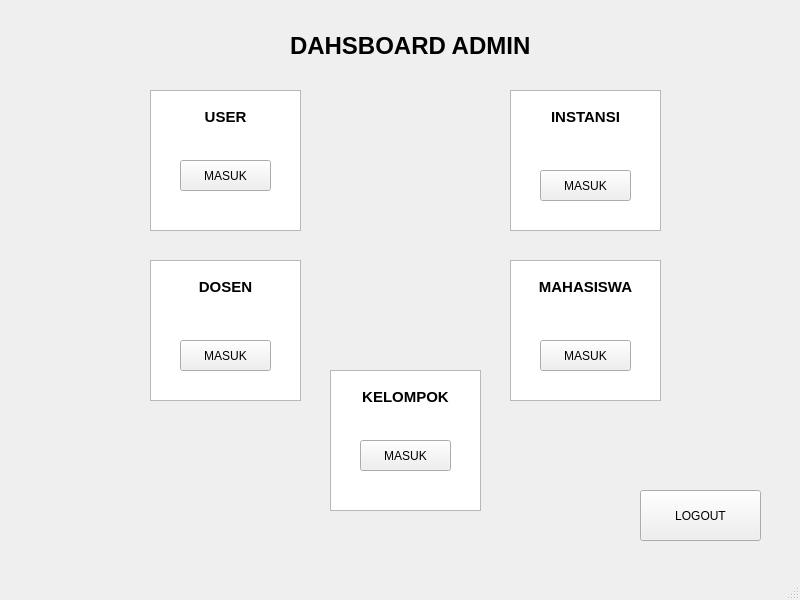
<?xml version="1.0" encoding="UTF-8"?>
<ui version="4.0">
 <class>MainWindow</class>
 <widget class="QMainWindow" name="MainWindow">
  <property name="geometry">
   <rect>
    <x>0</x>
    <y>0</y>
    <width>800</width>
    <height>600</height>
   </rect>
  </property>
  <property name="windowTitle">
   <string>MainWindow</string>
  </property>
  <widget class="QWidget" name="centralwidget">
   <widget class="QPushButton" name="pushButton_logout">
    <property name="geometry">
     <rect>
      <x>640</x>
      <y>490</y>
      <width>121</width>
      <height>51</height>
     </rect>
    </property>
    <property name="text">
     <string>LOGOUT</string>
    </property>
   </widget>
   <widget class="QTextEdit" name="textEdit_3">
    <property name="geometry">
     <rect>
      <x>150</x>
      <y>260</y>
      <width>151</width>
      <height>141</height>
     </rect>
    </property>
    <property name="html">
     <string>&lt;!DOCTYPE HTML PUBLIC &quot;-//W3C//DTD HTML 4.0//EN&quot; &quot;http://www.w3.org/TR/REC-html40/strict.dtd&quot;&gt;
&lt;html&gt;&lt;head&gt;&lt;meta name=&quot;qrichtext&quot; content=&quot;1&quot; /&gt;&lt;style type=&quot;text/css&quot;&gt;
p, li { white-space: pre-wrap; }
&lt;/style&gt;&lt;/head&gt;&lt;body style=&quot; font-family:'MS Shell Dlg 2'; font-size:8.25pt; font-weight:400; font-style:normal;&quot;&gt;
&lt;p align=&quot;center&quot; style=&quot;-qt-paragraph-type:empty; margin-top:0px; margin-bottom:0px; margin-left:0px; margin-right:0px; -qt-block-indent:0; text-indent:0px;&quot;&gt;&lt;br /&gt;&lt;/p&gt;
&lt;p align=&quot;center&quot; style=&quot; margin-top:0px; margin-bottom:0px; margin-left:0px; margin-right:0px; -qt-block-indent:0; text-indent:0px;&quot;&gt;&lt;span style=&quot; font-size:11pt; font-weight:600;&quot;&gt;DOSEN&lt;/span&gt;&lt;/p&gt;&lt;/body&gt;&lt;/html&gt;</string>
    </property>
   </widget>
   <widget class="QTextEdit" name="textEdit_4">
    <property name="geometry">
     <rect>
      <x>510</x>
      <y>260</y>
      <width>151</width>
      <height>141</height>
     </rect>
    </property>
    <property name="html">
     <string>&lt;!DOCTYPE HTML PUBLIC &quot;-//W3C//DTD HTML 4.0//EN&quot; &quot;http://www.w3.org/TR/REC-html40/strict.dtd&quot;&gt;
&lt;html&gt;&lt;head&gt;&lt;meta name=&quot;qrichtext&quot; content=&quot;1&quot; /&gt;&lt;style type=&quot;text/css&quot;&gt;
p, li { white-space: pre-wrap; }
&lt;/style&gt;&lt;/head&gt;&lt;body style=&quot; font-family:'MS Shell Dlg 2'; font-size:8.25pt; font-weight:400; font-style:normal;&quot;&gt;
&lt;p align=&quot;center&quot; style=&quot;-qt-paragraph-type:empty; margin-top:0px; margin-bottom:0px; margin-left:0px; margin-right:0px; -qt-block-indent:0; text-indent:0px;&quot;&gt;&lt;br /&gt;&lt;/p&gt;
&lt;p align=&quot;center&quot; style=&quot; margin-top:0px; margin-bottom:0px; margin-left:0px; margin-right:0px; -qt-block-indent:0; text-indent:0px;&quot;&gt;&lt;span style=&quot; font-size:11pt; font-weight:600;&quot;&gt;MAHASISWA&lt;/span&gt;&lt;/p&gt;&lt;/body&gt;&lt;/html&gt;</string>
    </property>
   </widget>
   <widget class="QTextEdit" name="textEdit">
    <property name="geometry">
     <rect>
      <x>150</x>
      <y>90</y>
      <width>151</width>
      <height>141</height>
     </rect>
    </property>
    <property name="html">
     <string>&lt;!DOCTYPE HTML PUBLIC &quot;-//W3C//DTD HTML 4.0//EN&quot; &quot;http://www.w3.org/TR/REC-html40/strict.dtd&quot;&gt;
&lt;html&gt;&lt;head&gt;&lt;meta name=&quot;qrichtext&quot; content=&quot;1&quot; /&gt;&lt;style type=&quot;text/css&quot;&gt;
p, li { white-space: pre-wrap; }
&lt;/style&gt;&lt;/head&gt;&lt;body style=&quot; font-family:'MS Shell Dlg 2'; font-size:8.25pt; font-weight:400; font-style:normal;&quot;&gt;
&lt;p align=&quot;center&quot; style=&quot;-qt-paragraph-type:empty; margin-top:0px; margin-bottom:0px; margin-left:0px; margin-right:0px; -qt-block-indent:0; text-indent:0px;&quot;&gt;&lt;br /&gt;&lt;/p&gt;
&lt;p align=&quot;center&quot; style=&quot; margin-top:0px; margin-bottom:0px; margin-left:0px; margin-right:0px; -qt-block-indent:0; text-indent:0px;&quot;&gt;&lt;span style=&quot; font-size:11pt; font-weight:600;&quot;&gt;USER&lt;/span&gt;&lt;/p&gt;&lt;/body&gt;&lt;/html&gt;</string>
    </property>
   </widget>
   <widget class="QLabel" name="label_7">
    <property name="geometry">
     <rect>
      <x>290</x>
      <y>30</y>
      <width>251</width>
      <height>31</height>
     </rect>
    </property>
    <property name="font">
     <font>
      <pointsize>18</pointsize>
      <weight>75</weight>
      <bold>true</bold>
     </font>
    </property>
    <property name="text">
     <string>DAHSBOARD ADMIN</string>
    </property>
   </widget>
   <widget class="QTextEdit" name="textEdit_2">
    <property name="geometry">
     <rect>
      <x>510</x>
      <y>90</y>
      <width>151</width>
      <height>141</height>
     </rect>
    </property>
    <property name="html">
     <string>&lt;!DOCTYPE HTML PUBLIC &quot;-//W3C//DTD HTML 4.0//EN&quot; &quot;http://www.w3.org/TR/REC-html40/strict.dtd&quot;&gt;
&lt;html&gt;&lt;head&gt;&lt;meta name=&quot;qrichtext&quot; content=&quot;1&quot; /&gt;&lt;style type=&quot;text/css&quot;&gt;
p, li { white-space: pre-wrap; }
&lt;/style&gt;&lt;/head&gt;&lt;body style=&quot; font-family:'MS Shell Dlg 2'; font-size:8.25pt; font-weight:400; font-style:normal;&quot;&gt;
&lt;p align=&quot;center&quot; style=&quot;-qt-paragraph-type:empty; margin-top:0px; margin-bottom:0px; margin-left:0px; margin-right:0px; -qt-block-indent:0; text-indent:0px;&quot;&gt;&lt;br /&gt;&lt;/p&gt;
&lt;p align=&quot;center&quot; style=&quot; margin-top:0px; margin-bottom:0px; margin-left:0px; margin-right:0px; -qt-block-indent:0; text-indent:0px;&quot;&gt;&lt;span style=&quot; font-size:11pt; font-weight:600;&quot;&gt;INSTANSI&lt;/span&gt;&lt;/p&gt;&lt;/body&gt;&lt;/html&gt;</string>
    </property>
   </widget>
   <widget class="QPushButton" name="pushButton_user">
    <property name="geometry">
     <rect>
      <x>180</x>
      <y>160</y>
      <width>91</width>
      <height>31</height>
     </rect>
    </property>
    <property name="text">
     <string>MASUK</string>
    </property>
   </widget>
   <widget class="QPushButton" name="pushButton_instansi">
    <property name="geometry">
     <rect>
      <x>540</x>
      <y>170</y>
      <width>91</width>
      <height>31</height>
     </rect>
    </property>
    <property name="text">
     <string>MASUK</string>
    </property>
   </widget>
   <widget class="QPushButton" name="pushButton_dosen">
    <property name="geometry">
     <rect>
      <x>180</x>
      <y>340</y>
      <width>91</width>
      <height>31</height>
     </rect>
    </property>
    <property name="text">
     <string>MASUK</string>
    </property>
   </widget>
   <widget class="QPushButton" name="pushButton_mahasiswa">
    <property name="geometry">
     <rect>
      <x>540</x>
      <y>340</y>
      <width>91</width>
      <height>31</height>
     </rect>
    </property>
    <property name="text">
     <string>MASUK</string>
    </property>
   </widget>
   <widget class="QTextEdit" name="textEdit_5">
    <property name="geometry">
     <rect>
      <x>330</x>
      <y>370</y>
      <width>151</width>
      <height>141</height>
     </rect>
    </property>
    <property name="html">
     <string>&lt;!DOCTYPE HTML PUBLIC &quot;-//W3C//DTD HTML 4.0//EN&quot; &quot;http://www.w3.org/TR/REC-html40/strict.dtd&quot;&gt;
&lt;html&gt;&lt;head&gt;&lt;meta name=&quot;qrichtext&quot; content=&quot;1&quot; /&gt;&lt;style type=&quot;text/css&quot;&gt;
p, li { white-space: pre-wrap; }
&lt;/style&gt;&lt;/head&gt;&lt;body style=&quot; font-family:'MS Shell Dlg 2'; font-size:8.25pt; font-weight:400; font-style:normal;&quot;&gt;
&lt;p align=&quot;center&quot; style=&quot;-qt-paragraph-type:empty; margin-top:0px; margin-bottom:0px; margin-left:0px; margin-right:0px; -qt-block-indent:0; text-indent:0px;&quot;&gt;&lt;br /&gt;&lt;/p&gt;
&lt;p align=&quot;center&quot; style=&quot; margin-top:0px; margin-bottom:0px; margin-left:0px; margin-right:0px; -qt-block-indent:0; text-indent:0px;&quot;&gt;&lt;span style=&quot; font-size:11pt; font-weight:600;&quot;&gt;KELOMPOK&lt;/span&gt;&lt;/p&gt;&lt;/body&gt;&lt;/html&gt;</string>
    </property>
   </widget>
   <widget class="QPushButton" name="pushButton_6">
    <property name="geometry">
     <rect>
      <x>360</x>
      <y>440</y>
      <width>91</width>
      <height>31</height>
     </rect>
    </property>
    <property name="text">
     <string>MASUK</string>
    </property>
   </widget>
  </widget>
  <widget class="QMenuBar" name="menubar">
   <property name="geometry">
    <rect>
     <x>0</x>
     <y>0</y>
     <width>800</width>
     <height>21</height>
    </rect>
   </property>
  </widget>
  <widget class="QStatusBar" name="statusbar"/>
 </widget>
 <resources/>
 <connections/>
</ui>
